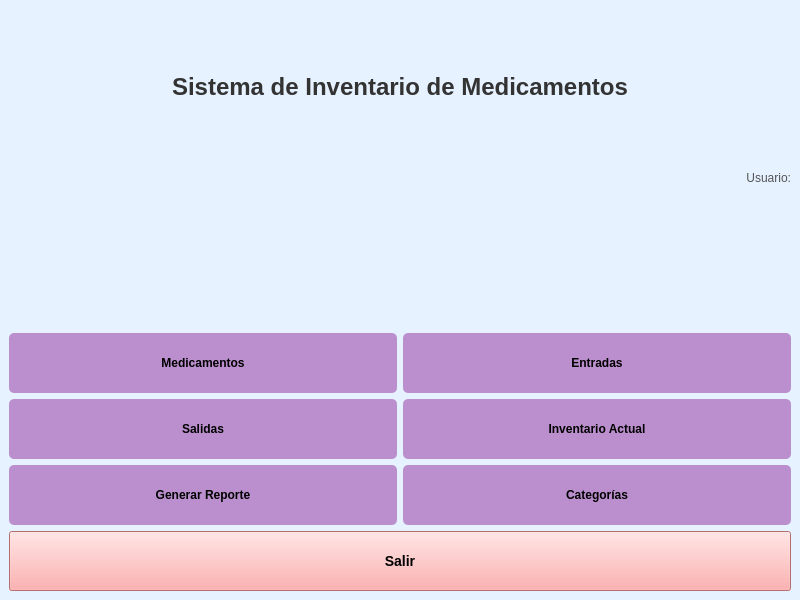
<?xml version="1.0" encoding="UTF-8"?>
<ui version="4.0">
 <class>MainWindow</class>
 <widget class="QMainWindow" name="MainWindow">
  <property name="windowTitle">
   <string>Inventario de Medicamentos</string>
  </property>
  <property name="minimumSize">
   <size>
    <width>800</width>
    <height>600</height>
   </size>
  </property>
  <widget class="QWidget" name="centralwidget">
   <property name="styleSheet">
    <string notr="true">background-color: #e6f2ff;</string>
   </property>
   <layout class="QVBoxLayout" name="verticalLayout">
   

    <!-- Título -->
    <item>
     <widget class="QLabel" name="labelTitulo">
      <property name="text">
       <string>Sistema de Inventario de Medicamentos</string>
      </property>
      <property name="alignment">
       <set>Qt::AlignCenter</set>
      </property>
      <property name="styleSheet">
       <string notr="true">font-size: 24px; font-weight: bold; color: #333;</string>
      </property>
     </widget>
    </item>

    <!-- Usuario logueado -->
    <item>
     <widget class="QLabel" name="label_usuario">
      <property name="text">
       <string>Usuario:</string>
      </property>
      <property name="alignment">
       <set>Qt::AlignRight</set>
      </property>
      <property name="styleSheet">
       <string notr="true">font-size: 12px; color: #555;</string>
      </property>
     </widget>
    </item>

    <!-- Botones principales -->
    <item>
     <layout class="QGridLayout" name="gridLayout">

      <item row="0" column="0">
       <widget class="QPushButton" name="btn_medicamentos">
        <property name="text">
         <string>Medicamentos</string>
        </property>
        <property name="minimumSize">
         <size><width>200</width><height>60</height></size>
        </property>
        <property name="styleSheet">
         <string notr="true">
         QWidget {
        background-color: #D6EAF8;  /* azul claro */
    }
    QPushButton {
        background-color: #BB8FCE;  /* morado claro */
        color: black;
        font-weight: bold;
        border-radius: 5px;
        padding: 5px;
    }
    QPushButton:hover {
        background-color: #A569BD;
    }
    QLineEdit {
        background-color: white;
        border: 1px solid gray;
        padding: 5px;
        border-radius: 3px;
    }
    QLabel {
        font-weight: bold;
    }</string>
        </property>
       </widget>
      </item>

      <item row="0" column="1">
       <widget class="QPushButton" name="btn_entradas">
        <property name="text">
         <string>Entradas</string>
        </property>
        <property name="minimumSize">
         <size><width>200</width><height>60</height></size>
        </property>
        <property name="styleSheet">
         <string notr="true">
         QWidget {
        background-color: #D6EAF8;  /* azul claro */
    }
    QPushButton {
        background-color: #BB8FCE;  /* morado claro */
        color: black;
        font-weight: bold;
        border-radius: 5px;
        padding: 5px;
    }
    QPushButton:hover {
        background-color: #A569BD;
    }
    QLineEdit {
        background-color: white;
        border: 1px solid gray;
        padding: 5px;
        border-radius: 3px;
    }
    QLabel {
        font-weight: bold;
    }</string>
        </property>
       </widget>
      </item>

      <item row="1" column="0">
       <widget class="QPushButton" name="btn_salidas">
        <property name="text">
         <string>Salidas</string>
        </property>
        <property name="minimumSize">
         <size><width>200</width><height>60</height></size>
        </property>
        <property name="styleSheet">
         <string notr="true">
         QWidget {
        background-color: #D6EAF8;  /* azul claro */
    }
    QPushButton {
        background-color: #BB8FCE;  /* morado claro */
        color: black;
        font-weight: bold;
        border-radius: 5px;
        padding: 5px;
    }
    QPushButton:hover {
        background-color: #A569BD;
    }
    QLineEdit {
        background-color: white;
        border: 1px solid gray;
        padding: 5px;
        border-radius: 3px;
    }
    QLabel {
        font-weight: bold;
    }</string>
        </property>
       </widget>
      </item>

      <item row="1" column="1">
       <widget class="QPushButton" name="btn_inventario">
        <property name="text">
         <string>Inventario Actual</string>
        </property>
        <property name="minimumSize">
         <size><width>200</width><height>60</height></size>
        </property>
        <property name="styleSheet">
         <string notr="true">
         QWidget {
        background-color: #D6EAF8;  /* azul claro */
    }
    QPushButton {
        background-color: #BB8FCE;  /* morado claro */
        color: black;
        font-weight: bold;
        border-radius: 5px;
        padding: 5px;
    }
    QPushButton:hover {
        background-color: #A569BD;
    }
    QLineEdit {
        background-color: white;
        border: 1px solid gray;
        padding: 5px;
        border-radius: 3px;
    }
    QLabel {
        font-weight: bold;
    }</string>
        </property>
       </widget>
      </item>

      <item row="2" column="0">
       <widget class="QPushButton" name="btn_reporte">
        <property name="text">
         <string>Generar Reporte</string>
        </property>
        <property name="minimumSize">
         <size><width>200</width><height>60</height></size>
        </property>
        <property name="styleSheet">
         <string notr="true">
         QWidget {
        background-color: #D6EAF8;  /* azul claro */
    }
    QPushButton {
        background-color: #BB8FCE;  /* morado claro */
        color: black;
        font-weight: bold;
        border-radius: 5px;
        padding: 5px;
    }
    QPushButton:hover {
        background-color: #A569BD;
    }
    QLineEdit {
        background-color: white;
        border: 1px solid gray;
        padding: 5px;
        border-radius: 3px;
    }
    QLabel {
        font-weight: bold;
    }</string>
        </property>
       </widget>
      </item>

      <item row="2" column="1">
       <widget class="QPushButton" name="btn_categorias">
        <property name="text">
         <string>Categorías</string>
        </property>
        <property name="minimumSize">
         <size><width>200</width><height>60</height></size>
        </property>
        <property name="styleSheet">
         <string notr="true">
         QWidget {
        background-color: #D6EAF8;  /* azul claro */
    }
    QPushButton {
        background-color: #BB8FCE;  /* morado claro */
        color: black;
        font-weight: bold;
        border-radius: 5px;
        padding: 5px;
    }
    QPushButton:hover {
        background-color: #A569BD;
    }
    QLineEdit {
        background-color: white;
        border: 1px solid gray;
        padding: 5px;
        border-radius: 3px;
    }
    QLabel {
        font-weight: bold;
    }</string>
        </property>
       </widget>
      </item>

      <item row="3" column="0" colspan="2">
       <widget class="QPushButton" name="btn_salir">
        <property name="text">
         <string>Salir</string>
        </property>
        <property name="styleSheet">
         <string notr="true">background-color: #ff9999; font-size: 14px; font-weight: bold;</string>
        </property>
        <property name="minimumSize">
         <size>
          <width>400</width>
          <height>60</height>
         </size>
        </property>
       </widget>
      </item>

     </layout>
    </item>

   </layout>
  </widget>
 </widget>
 <resources/>
 <connections/>
</ui>
